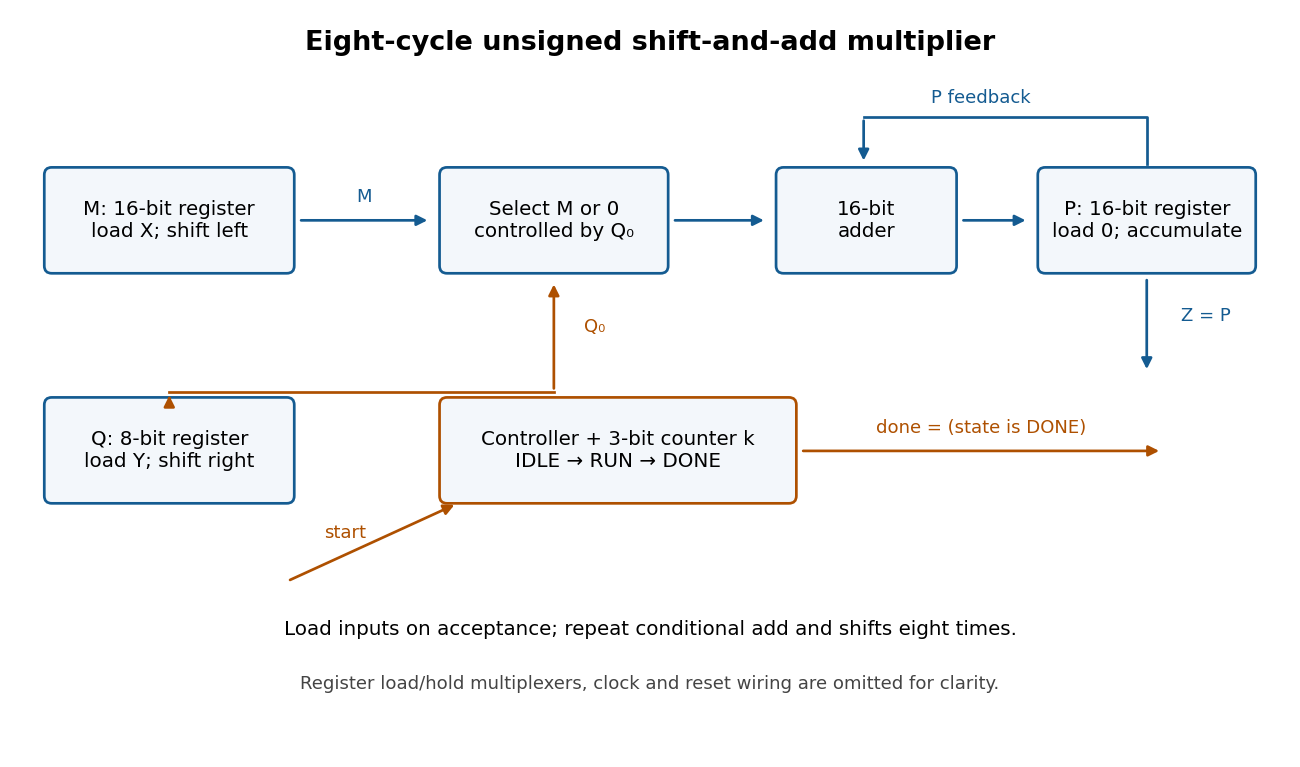

This figure's Python source:
"""Generate digital-main-sequential-multiplier.png in CWD; Python 3.14, matplotlib 3.10."""
from pathlib import Path
import matplotlib
matplotlib.use('Agg')
import matplotlib.pyplot as plt
from matplotlib.patches import FancyBboxPatch, FancyArrowPatch

fig, ax = plt.subplots(figsize=(10, 5.9), dpi=130)
fig.patch.set_facecolor('white')
ax.set(xlim=(0, 12), ylim=(0, 7))
ax.axis('off')
blue, orange = '#145b91', '#ae5000'

def box(x, y, w, h, label, color=blue):
    ax.add_patch(FancyBboxPatch((x, y), w, h, boxstyle='round,pad=0.07', facecolor='#f3f7fb', edgecolor=color, linewidth=1.5))
    ax.text(x+w/2, y+h/2, label, ha='center', va='center', fontsize=11)

def arrow(a, b, label=None, color=blue, offset=(0, 0.13)):
    ax.add_patch(FancyArrowPatch(a, b, arrowstyle='-|>', mutation_scale=12, linewidth=1.5, color=color))
    if label:
        ax.text((a[0]+b[0])/2+offset[0], (a[1]+b[1])/2+offset[1], label, ha='center', va='bottom', fontsize=10, color=color)

ax.text(6, 6.62, 'Eight-cycle unsigned shift-and-add multiplier', ha='center', fontsize=15, weight='bold')
box(0.4, 4.6, 2.2, 0.85, 'M: 16-bit register\nload X; shift left')
box(0.4, 2.45, 2.2, 0.85, 'Q: 8-bit register\nload Y; shift right')
box(4.1, 4.6, 2.0, 0.85, 'Select M or 0\ncontrolled by Q₀')
box(7.25, 4.6, 1.55, 0.85, '16-bit\nadder')
box(9.7, 4.6, 1.9, 0.85, 'P: 16-bit register\nload 0; accumulate')
arrow((2.7, 5.025), (3.95, 5.025), 'M')
arrow((6.2, 5.025), (7.1, 5.025))
arrow((8.9, 5.025), (9.55, 5.025))
ax.plot([1.5, 5.1], [3.42, 3.42], color=orange, lw=1.5)
arrow((1.5, 3.32), (1.5, 3.42), color=orange)
arrow((5.1, 3.42), (5.1, 4.46), 'Q₀', orange, (0.38, 0))
# Accumulator feedback returns to the adder's second input.
ax.plot([10.65, 10.65, 8.0], [5.55, 5.99, 5.99], color=blue, lw=1.5)
arrow((8.0, 5.99), (8.0, 5.55))
ax.text(9.1, 6.12, 'P feedback', ha='center', fontsize=10, color=blue)
arrow((10.65, 4.5), (10.65, 3.6), 'Z = P', offset=(0.55, 0))
box(4.1, 2.45, 3.2, 0.85, 'Controller + 3-bit counter k\nIDLE → RUN → DONE', orange)
arrow((2.6, 1.65), (4.2, 2.38), 'start', orange, (-0.25, 0))
arrow((7.4, 2.87), (10.8, 2.87), 'done = (state is DONE)', orange)
ax.text(6, 1.15, 'Load inputs on acceptance; repeat conditional add and shifts eight times.', ha='center', fontsize=11)
ax.text(6, 0.64, 'Register load/hold multiplexers, clock and reset wiring are omitted for clarity.', ha='center', fontsize=10, color='#444444')
fig.tight_layout(pad=0.5)
fig.savefig(Path(__file__).stem+'.png', facecolor='white')
plt.close(fig)
